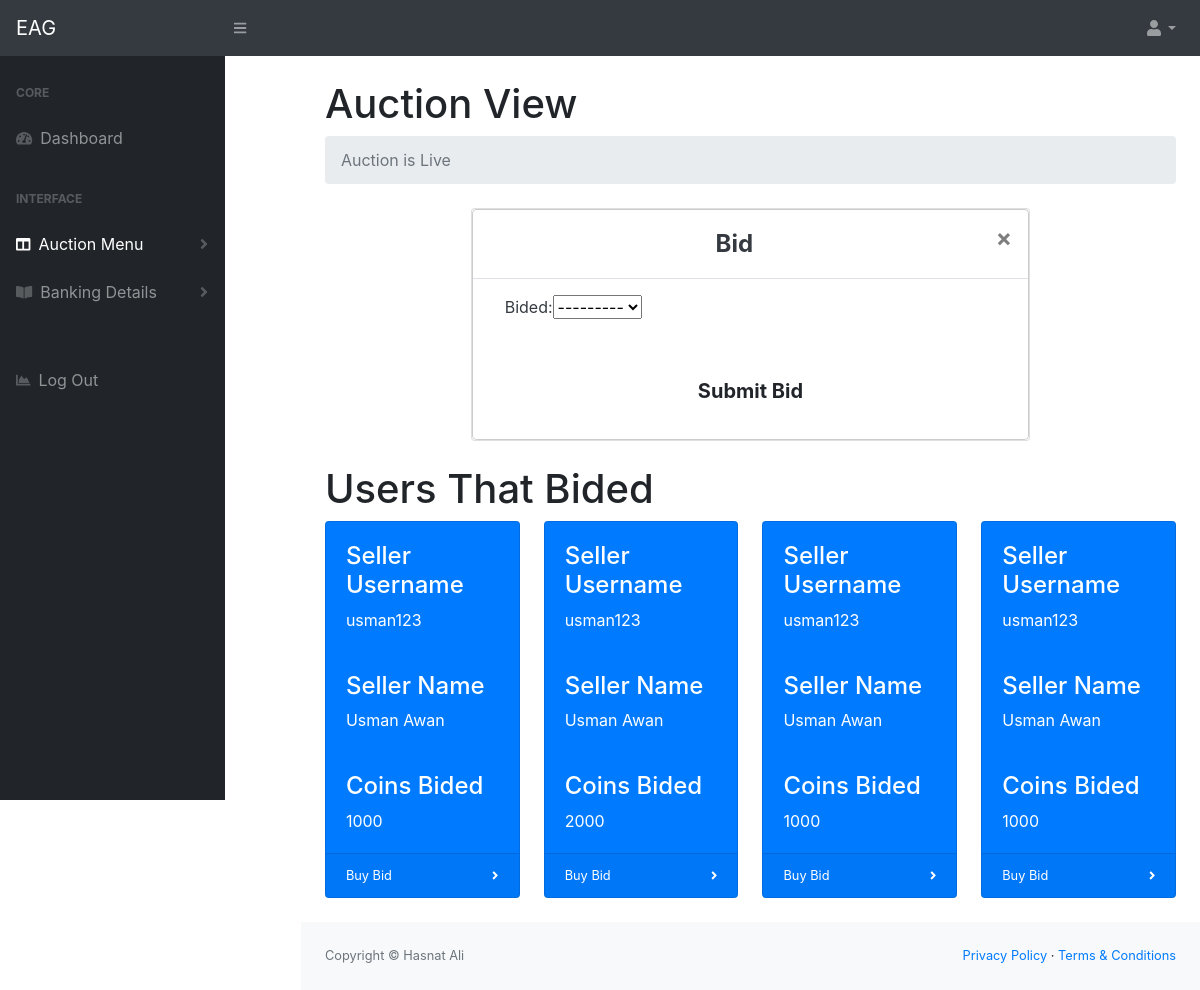
/ViewAuction/ (signed in), run on an earlier commit of the app's database.
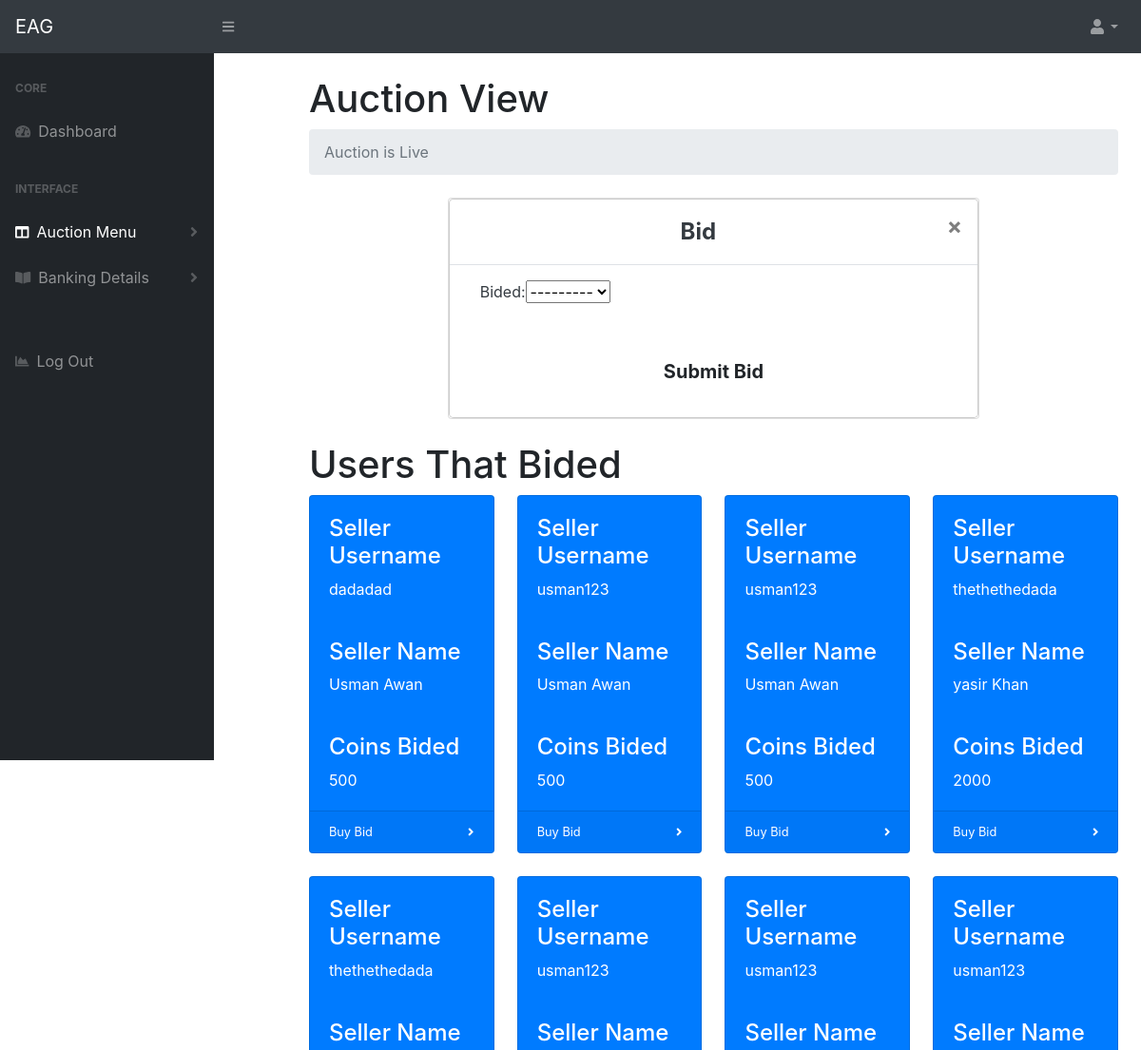
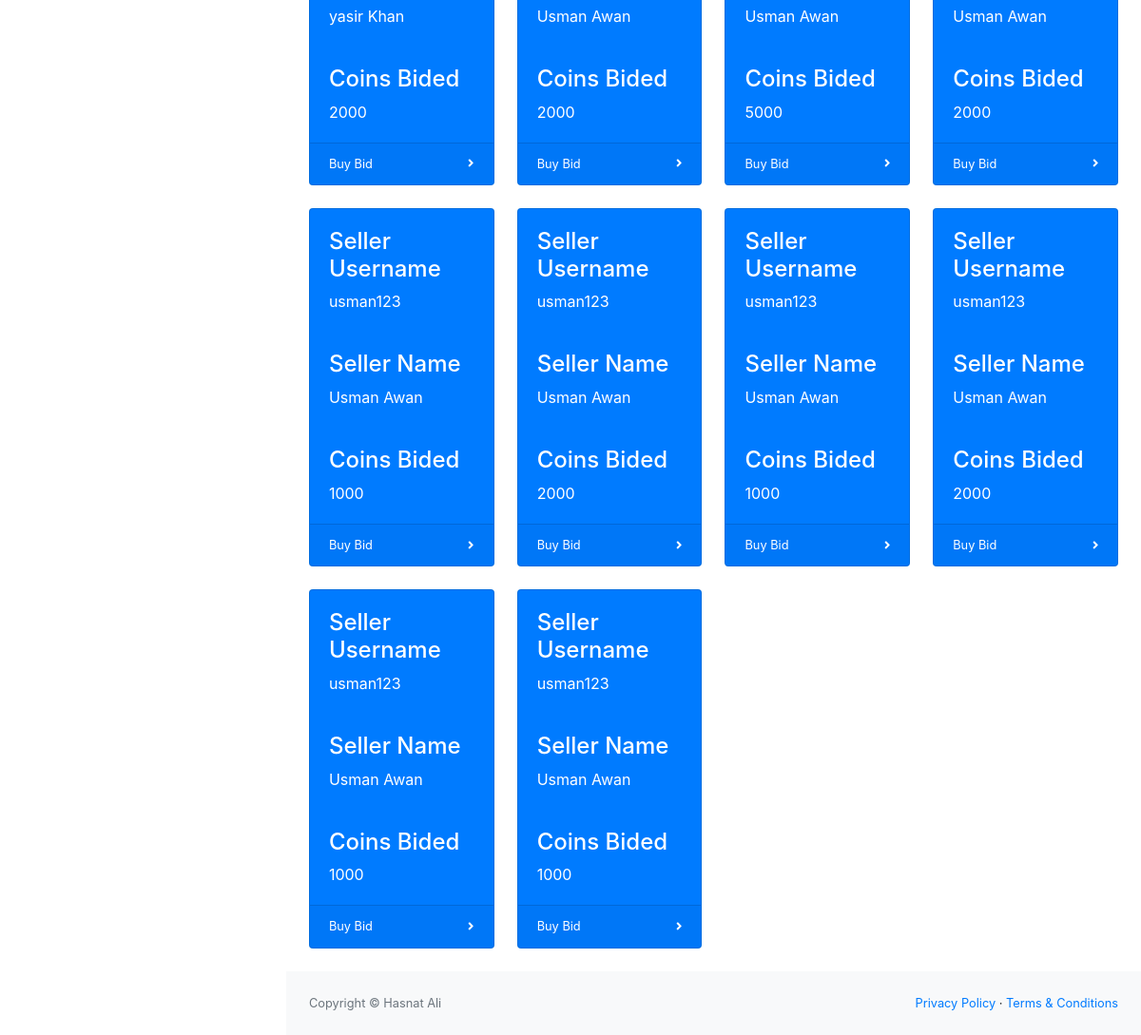
And on a later commit of the database (2 pictures, top to bottom).
### dashboard/models.py (models this page shows, shortened)
class Bids(models.Model):
    customer = models.ForeignKey(Customer, null=True, on_delete= models.SET_NULL)
    auction = models.ForeignKey(Auction, null=True, on_delete= models.SET_NULL)
    CATEGORY = (
			('500', 'R500'),
			('1000', 'R1000'),
			('2000', 'R2000'),
			('5000', 'R5000'),
			)
    bided =models.CharField(max_length=200, null=True, choices=CATEGORY)
    remainingbid = models.IntegerField(default=0)
    date_created = models.DateTimeField(auto_now_add=True, null=True)

class Customer(models.Model):
    user = models.OneToOneField(User, on_delete=models.CASCADE, null=True)
    name = models.CharField(max_length=200, null=True)
    first_name = models.CharField(max_length=200, null=True)
    last_name = models.CharField(max_length=200, null=True)
    account_holder_name = models.CharField(max_length=200, null=True)
    account_number = models.CharField(max_length=200, null=True)
    phone = models.CharField(max_length=200, null=True)
    CATEGORY = (
			('Capitec', 'Capitec'),
			('Absa', 'Absa'),
			('Nedbank', 'Nedbank'),
			('Standard Bank', 'Standard_bank'),
			('Tyme Bank', 'Tyme'),
			('Bidvest', 'Bidvest'),
			('African Bank', 'African_Bank'),
			('Gro bank south Africa', 'Gro_bank_south_Africa'),
			('FNB South Africa', 'FNB_South_Africa'),
			('FNB Namibia', 'FNB_Namibia'),
			('FNB South Africa', 'FNB_South_Africa'),
			('FNB Swaziland', 'FNB_Swaziland'),
			('FNB Zambia', 'FNB_Zambia'),
			)
    banks = models.CharField(max_length=200, null=True, choices=CATEGORY)
    def __str__(self):
        return str(self.name)

### dashboard/views.py (the view, shortened to what this page needs)
# urls.py: path('ViewAuction/', views.auctiondetail, name="view_auction"),
@login_required(login_url="homepage")
def auctiondetail(request):
    customer = request.user.customer
    latestauction  = ''
    coins = customer.coins_set.all()
    now = datetime.datetime.now().strftime('%H:%M:%S')
    hour = now.split(':')
    hours =   int(hour[0])
    mins = int(hour[1])
    live = False
    msg1 = msg2= False
    if((hours>=10 and mins<=30 )):
        live=True
        latestauction  = Auction.objects.last()
        allbids =latestauction.bids_set.all().order_by('-date_created')
    if (hours>=18 and mins>=30) and (hours<=19):
        live=True
    allbids =''
    if live:
        latestauction  = Auction.objects.last()
        allbids =latestauction.bids_set.all().order_by('-date_created')
    bidform = BidForm(initial={'customer':customer, 'auction':latestauction})
    value_bided = 0
    mymessage = ""
    mymessage2 = ""
    coinform = CoinsForm(instance=coins[0])
    context = {
        'customer': customer,
        'coins':  coins,
        'bidform':bidform,
        'coinform': coinform,
        'allbids': allbids,
        'mymessage': mymessage,
        'mymessage2': mymessage2,
        'live': live,
        'msg1': msg1,
        'msg2': msg2,
    }
    return render(request, 'dashboard/dist/ViewAuction.html', context)

### dashboard/forms.py
class BidForm(ModelForm):
    class Meta:
        model = Bids
        fields = '__all__'

class CoinsForm(ModelForm):
    class Meta:
        model = Coins
        fields = '__all__'

### dashboard/models.py (called while the page is built)
    def __str__(self):
        return str(self.date_created)

### dashboard/templates/dashboard/dist/ViewAuction.html (shortened to what the changed rows need)
<!DOCTYPE html>
{% load static %}
<html lang="en">
<head>
    <link href="{%static 'css/styles.css' %}" rel="stylesheet" />
    <link href="https://cdn.datatables.net/1.10.20/css/dataTables.bootstrap4.min.css" rel="stylesheet"
 />
</head>
<body class="sb-nav-fixed">
    <div id="layoutSidenav">
    <div id="layoutSidenav_content">
        <main>
            <div class="container-fluid">
                <h1 class="mt-4">Auction View</h1>
                {% if live %}
                <div class="row">
                    <div class="col-lg-8">
                        <div class="card text-dark mb-4 biding">
                            <form method="POST" action="">
                                <div class="modal-content myModel">
                                    <div class="modal-body mx-3 biding">
                                        <div class="md-form ">
                                            {{bidform}}
                                        </div>
                                    </div>
                                </div>
                            </form>
                        </div>
                    </div>
                </div>
                <h1 class="d-block">Users That Bided</h1>
                <div class="row">
                    {% for bid in allbids %}
                    <div class="col-xl-3 col-md-6">
                        <div class="card bg-primary text-white mb-4">
                            <div class="card-body">
                                <h4>Seller Username</h4> {{bid.customer.user}}
                            </div>
                            <div class="card-body">
                                <h4>Seller Name</h4> {{bid.customer.user.first_name}} {{bid.customer.user.last_name}}
                            </div>
                            <div class="card-body">
                                <h4>Coins Bided</h4> {{bid.bided}}
                            </div>
                            <div class="card-footer d-flex align-items-center justify-content-between">
                                <a class="small text-white stretched-link" href="{% url 'pay_customer' bid.id %}">Buy
                                    Bid</a>
                                <div class="small text-white"><i class="fas fa-angle-right"></i></div>
                            </div>
                        </div>
                    </div>
                    {% endfor %}
                </div>
                {% else %}
                <h1 class="text-center m-4 p-4 display-3 text-danger">Please wait for Auction to get live</h1>
                {% endif %}
        </main>
    </div>
    </div>
</body>
</html>

What changed in the data, as far as the page shows it:
added Bids: customer.user "dadadad", customer.user.first_name "Usman", customer.user.last_name "Awan", bided "500"
added Bids: customer.user "usman123", customer.user.first_name "Usman", customer.user.last_name "Awan", bided "500"
added Bids: customer.user "usman123", customer.user.first_name "Usman", customer.user.last_name "Awan", bided "500"
added Bids: customer.user "thethethedada", customer.user.first_name "yasir", customer.user.last_name "Khan", bided "2000"
added Bids: customer.user "thethethedada", customer.user.first_name "yasir", customer.user.last_name "Khan", bided "2000"
added Bids: customer.user "usman123", customer.user.first_name "Usman", customer.user.last_name "Awan", bided "2000"
added Bids: customer.user "usman123", customer.user.first_name "Usman", customer.user.last_name "Awan", bided "5000"
added Bids: customer.user "usman123", customer.user.first_name "Usman", customer.user.last_name "Awan", bided "2000"
added Bids: customer.user "usman123", customer.user.first_name "Usman", customer.user.last_name "Awan", bided "1000"
added Bids: customer.user "usman123", customer.user.first_name "Usman", customer.user.last_name "Awan", bided "2000"
